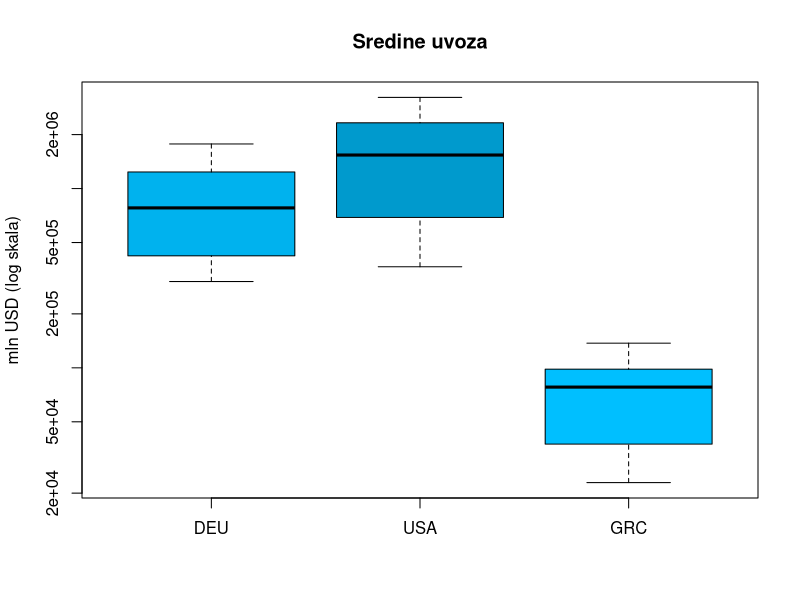
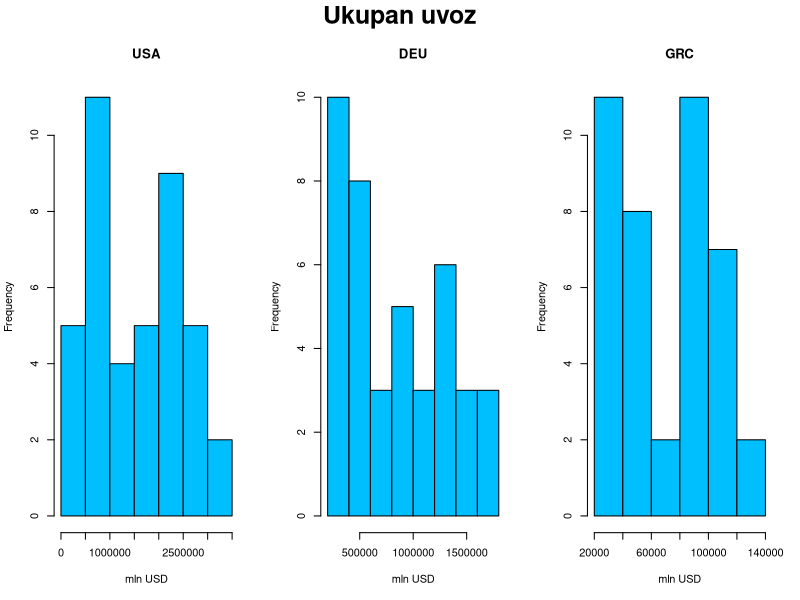
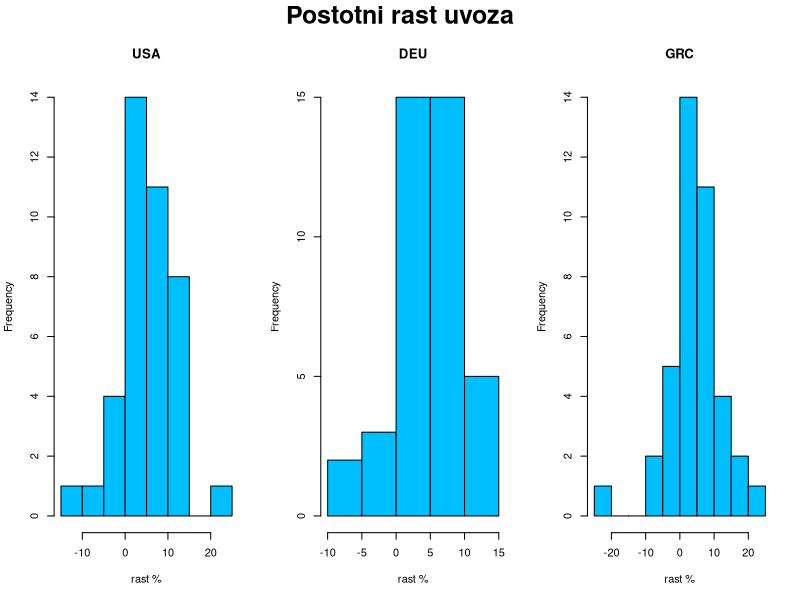
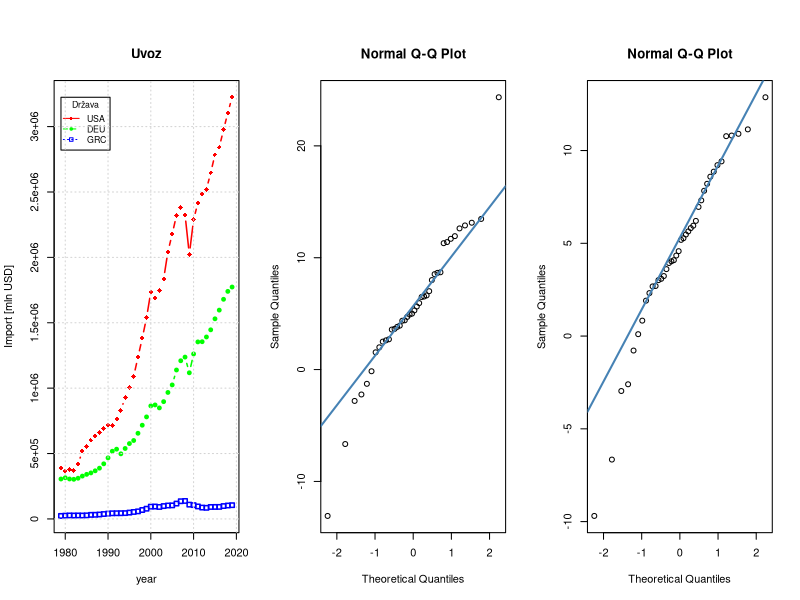
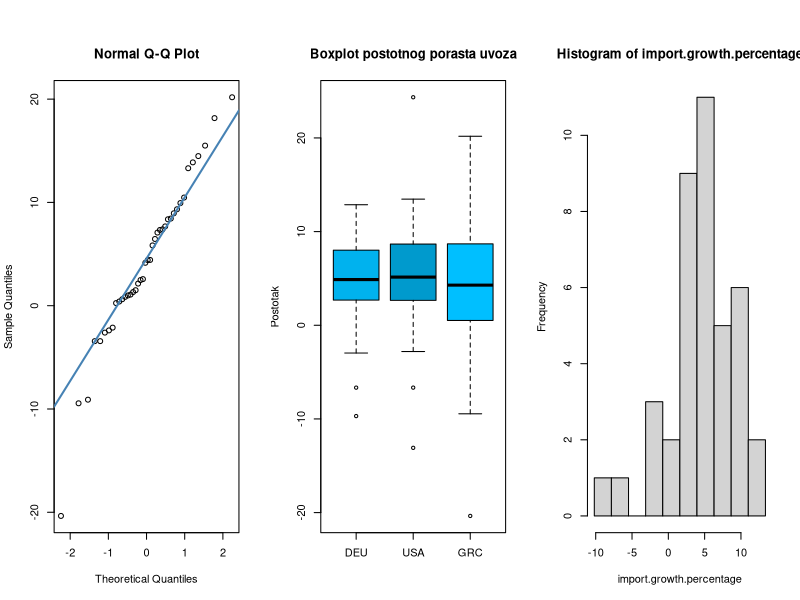
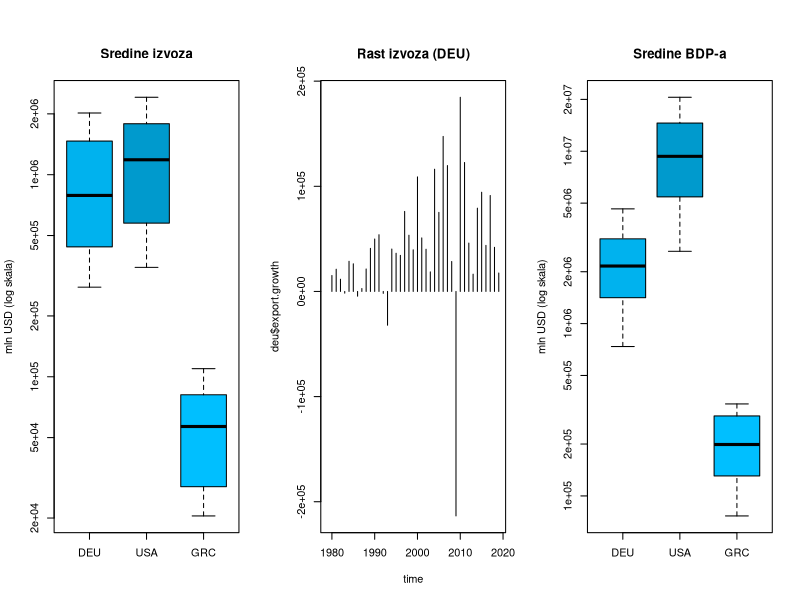
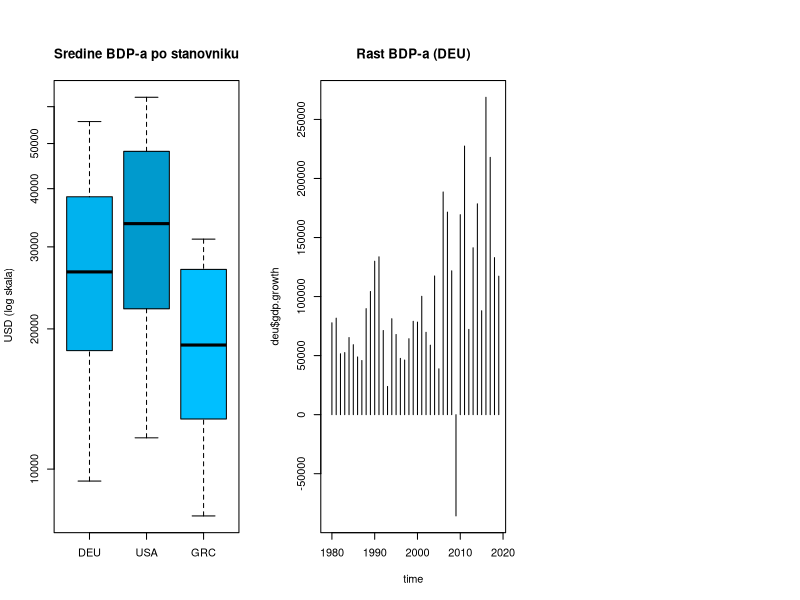

These figures' R source, in order:
## ---- chunk 1
library(knitr)
knitr::opts_chunk$set(echo = TRUE)

library(tidyverse)
Sys.setlocale(locale = "hr_HR.utf8")
## ---- chunk 2
export.data = read.csv("Export_data.csv", fileEncoding="UTF-8-BOM")
# head(export.data)

import.data = read.csv("Import_data.csv", fileEncoding="UTF-8-BOM")
# head(import.data)

gdp.data = read.csv("GDP_data.csv", fileEncoding="UTF-8-BOM")
# head(gdp.data)

gdp.pc.data = read.csv("GDPpercapita_data.csv", fileEncoding="UTF-8-BOM")
# head(gdp.pc.data)
## ---- chunk 3
export.loc.cnt = export.data %>% group_by(LOCATION) %>%
    summarise(exp_n = n(), exp_est = sum(Flag.Codes == 'E')) %>%
    arrange(desc(exp_n), exp_est)
import.loc.cnt = import.data %>% group_by(LOCATION) %>%
    summarise(imp_n = n(), imp_est = sum(Flag.Codes == 'E')) %>%
    arrange(desc(imp_n), imp_est)
gdp.loc.cnt = gdp.data %>% group_by(LOCATION) %>%
    summarise(gdp_n = n(), gdp_est = sum(Flag.Codes == 'E')) %>%
    arrange(desc(gdp_n), gdp_est)
gdp.pc.loc.cnt = gdp.pc.data %>% group_by(LOCATION) %>%
    summarise(gdp_pc_n = n(), gdp_pc_est = sum(Flag.Codes == 'E')) %>%
    arrange(desc(gdp_pc_n), gdp_pc_est)
loc.cnt = merge(merge(export.loc.cnt, import.loc.cnt), merge(gdp.loc.cnt, gdp.pc.loc.cnt))
knitr::kable(
  head(arrange(loc.cnt,
               desc(loc.cnt[,2]), desc(loc.cnt[,4]), desc(loc.cnt[,6]), desc(loc.cnt[,8]),
               loc.cnt[,3], loc.cnt[,5], loc.cnt[,7], loc.cnt[,9]), 20),
  caption = "Broj podataka za pojedinu državu"
)
## ---- chunk 4
time = 1979:2019
usa = data.frame(export.mln_usd = export.data$Value[export.data$LOCATION == "USA"],
                 import.mln_usd = import.data$Value[import.data$LOCATION == "USA"],
                 gdp.mln_usd = gdp.data$Value[gdp.data$LOCATION == "USA"],
                 gdp.pc.usd_cap = gdp.pc.data$Value[gdp.pc.data$LOCATION == "USA"])
usa$net.trade = usa$export.mln_usd - usa$import.mln_usd
deu = data.frame(export.mln_usd = export.data$Value[export.data$LOCATION == "DEU"],
                 import.mln_usd = import.data$Value[import.data$LOCATION == "DEU"],
                 gdp.mln_usd = gdp.data$Value[gdp.data$LOCATION == "DEU"],
                 gdp.pc.usd_cap = gdp.pc.data$Value[gdp.pc.data$LOCATION == "DEU"])
deu$net.trade = deu$export.mln_usd - deu$import.mln_usd
grc = data.frame(export.mln_usd = export.data$Value[export.data$LOCATION == "GRC"],
                 import.mln_usd = import.data$Value[import.data$LOCATION == "GRC"],
                 gdp.mln_usd = gdp.data$Value[gdp.data$LOCATION == "GRC"],
                 gdp.pc.usd_cap = gdp.pc.data$Value[gdp.pc.data$LOCATION == "GRC"])
grc$net.trade = grc$export.mln_usd - grc$import.mln_usd
## ---- chunk 5
usa = usa %>% mutate(import.mln_usd,
                     import.growth = import.mln_usd - lag(import.mln_usd),
                     import.growth.percentage = import.growth / lag(import.mln_usd) * 100)
deu = deu %>% mutate(import.mln_usd, 
                     import.growth = import.mln_usd - lag(import.mln_usd),
                     import.growth.percentage = import.growth / lag(import.mln_usd) * 100)
grc = grc %>% mutate(import.mln_usd,
                     import.growth = import.mln_usd - lag(import.mln_usd),
                     import.growth.percentage = import.growth / lag(import.mln_usd) * 100)
## ---- chunk 6
interpolate.usa = data.frame(t(rep(NA, length(names(usa)))))
names(interpolate.usa) = names(usa)
interpolate.usa$import.growth.percentage = mean(usa$import.growth.percentage
                                                [time >= 2013 & time < 2019])
interpolate.usa$import.mln_usd = usa$import.mln_usd[nrow(usa)] *
                                 (1 + interpolate.usa$import.growth.percentage / 100)
interpolate.usa$import.growth = interpolate.usa$import.mln_usd - usa$import.mln_usd[nrow(usa)]
usa = rbind(usa, interpolate.usa)
## ---- chunk 7
summary(usa)
summary(deu)
summary(grc)
## ---- chunk 8
boxplot(deu$import.mln_usd,
        usa$import.mln_usd,
        grc$import.mln_usd,
        names = c("DEU", "USA", "GRC"), main = "Sredine uvoza",
        col = c("deepskyblue2", "deepskyblue3", "deepskyblue"),
        ylab = "mln USD (log skala)",
        log = "y")
## ---- chunk 9
par(mfrow = c(1, 3), oma = c(0, 0, 2, 0))
hist(usa$import.mln_usd, main="USA", xlab="mln USD", col="deepskyblue")
hist(deu$import.mln_usd, main="DEU", xlab="mln USD", col="deepskyblue")
hist(grc$import.mln_usd, main="GRC", xlab="mln USD", col="deepskyblue")
mtext("Ukupan uvoz", outer = T, cex = 1.5, font = 2)
## ---- chunk 10
par(mfrow = c(1, 3), oma = c(0, 0, 2, 0))
hist(usa$import.growth.percentage, main="USA", xlab="rast %", col="deepskyblue")
hist(deu$import.growth.percentage, main="DEU", xlab="rast %", col="deepskyblue")
hist(grc$import.growth.percentage, main="GRC", xlab="rast %", col="deepskyblue")
mtext("Postotni rast uvoza", outer = T, cex = 1.5, font = 2)
## ---- chunk 11
xrange = range(time)
yrange = range(usa$import.mln_usd, deu$import.mln_usd, grc$import.mln_usd)

plot(xrange, yrange, type = "n", xlab = "year", ylab = "Import [mln USD]", yaxt = "n")
colors = rainbow(3)
linetype = 1:3
plotchar = seq(18, 18+2*3, 2)

lines(time, usa$import.mln_usd, type = "b", lwd = 1.5,
      lty = linetype[1], col = colors[1], pch = plotchar[1])
lines(time, deu$import.mln_usd, type = "b", lwd = 1.5,
      lty = linetype[2], col = colors[2], pch = plotchar[2])
lines(time, grc$import.mln_usd, type = "b", lwd = 1.5,
      lty = linetype[3], col = colors[3], pch = plotchar[3])

title("Uvoz")

marks = seq(0, 3e6, 0.5e6)
axis(2, at = marks, labels = formatC(marks, format = "g", drop0trailing = T))


legend(xrange[1], yrange[2], c("USA", "DEU", "GRC"), cex = 0.8, col = colors,
       pch = plotchar, lty = linetype, title = "Država")
grid()
## ---- chunk 12
qqnorm(usa$import.growth.percentage)
qqline(usa$import.growth.percentage, col = "steelblue", lwd = 2)

qqnorm(deu$import.growth.percentage)
qqline(deu$import.growth.percentage, col = "steelblue", lwd = 2)

qqnorm(grc$import.growth.percentage)
qqline(grc$import.growth.percentage, col = "steelblue", lwd = 2)
## ---- chunk 13
boxplot(deu$import.growth.percentage,
        usa$import.growth.percentage,
        grc$import.growth.percentage,
        names = c("DEU", "USA", "GRC"), main = "Boxplot postotnog porasta uvoza",
        col = c("deepskyblue2", "deepskyblue3", "deepskyblue"),
        ylab = "Postotak")
## ---- chunk 14
t.test(usa$import.growth.percentage[-c(1)], deu$import.growth.percentage[-c(1)],
       alternative = "g")
## ---- chunk 15
fixed.num.breaks <- function(x, length.out = 11) {
  return(seq(min(x, na.rm = T) - 0.5, max(x, na.rm = T) + 0.5, length.out = length.out))
}
deu[-c(1), ] %>% with(hist(import.growth.percentage,
                           breaks = fixed.num.breaks(import.growth.percentage)))
## ---- chunk 16
boxplot(deu$export.mln_usd,
        usa$export.mln_usd,
        grc$export.mln_usd,
        names = c("DEU", "USA", "GRC"), main = "Sredine izvoza",
        col = c("deepskyblue2", "deepskyblue3", "deepskyblue"),
        ylab = "mln USD (log skala)",
        log = "y")
## ---- chunk 17
usa = usa %>% mutate(export.mln_usd, export.growth = export.mln_usd - lag(export.mln_usd))
deu = deu %>% mutate(export.mln_usd, export.growth = export.mln_usd - lag(export.mln_usd))
grc = grc %>% mutate(export.mln_usd, export.growth = export.mln_usd - lag(export.mln_usd))
## ---- chunk 18
time = 1979:2019
plot(time, deu$export.growth, type = "h", main = "Rast izvoza (DEU)")
## ---- chunk 19
boxplot(deu$gdp.mln_usd,
        usa$gdp.mln_usd,
        grc$gdp.mln_usd,
        names = c("DEU", "USA", "GRC"), main = "Sredine BDP-a",
        col = c("deepskyblue2", "deepskyblue3", "deepskyblue"),
        ylab = "mln USD (log skala)",
        log = "y")
## ---- chunk 20
boxplot(deu$gdp.pc.usd_cap,
        usa$gdp.pc.usd_cap,
        grc$gdp.pc.usd_cap,
        names = c("DEU", "USA", "GRC"), main = "Sredine BDP-a po stanovniku",
        col = c("deepskyblue2", "deepskyblue3", "deepskyblue"),
        ylab = " USD (log skala)",
        log = "y")

## ---- chunk 21
usa = usa %>% mutate(gdp.mln_usd, gdp.growth = gdp.mln_usd - lag(gdp.mln_usd))
deu = deu %>% mutate(gdp.mln_usd, gdp.growth = gdp.mln_usd - lag(gdp.mln_usd))
grc = grc %>% mutate(gdp.mln_usd, gdp.growth = gdp.mln_usd - lag(gdp.mln_usd))
## ---- chunk 22
time = 1979:2019
plot(time, deu$gdp.growth, type = "h", main = "Rast BDP-a (DEU)")
